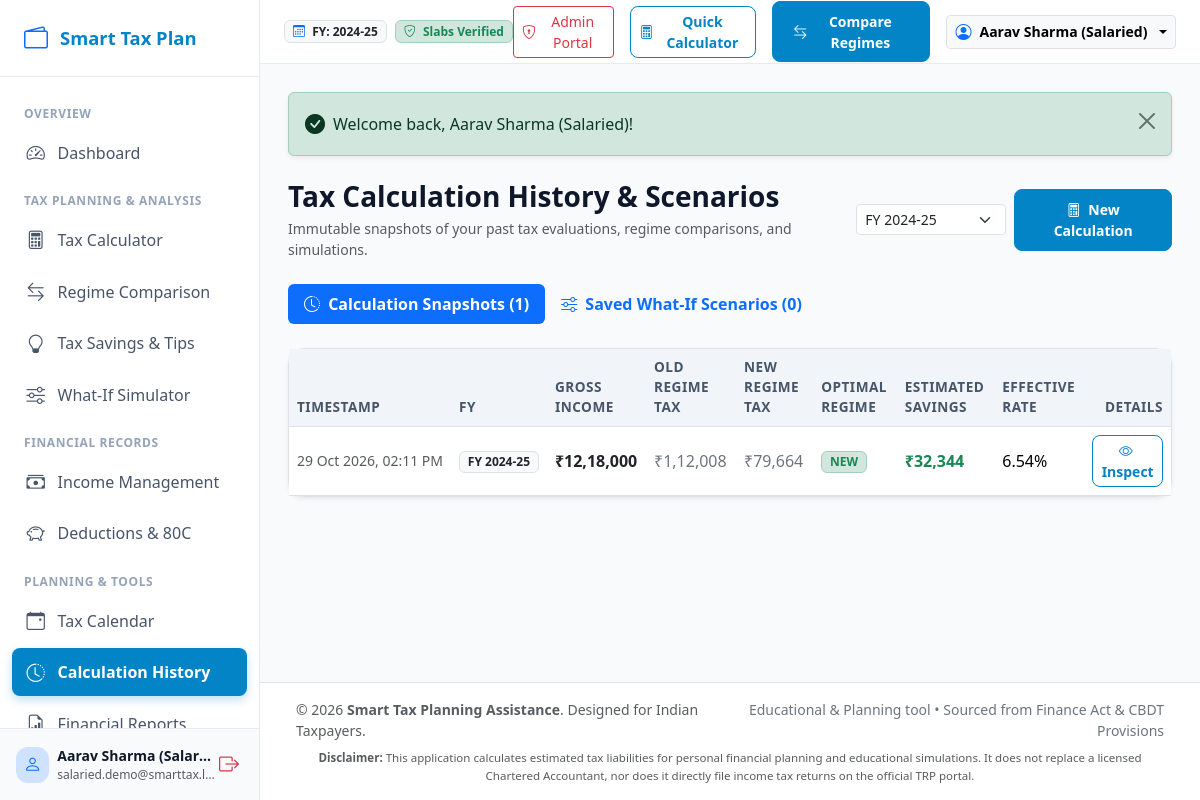
The app's page /tax_history.php (signed in) with its own data.
### tables this page shows
CREATE TABLE `tax_calculations` (
    `id` INT AUTO_INCREMENT PRIMARY KEY,
    `user_id` INT NOT NULL,
    `financial_year` VARCHAR(10) NOT NULL,
    `gross_income` DECIMAL(15,2) NOT NULL DEFAULT 0.00,
    `exemptions_deductions_old` DECIMAL(15,2) NOT NULL DEFAULT 0.00,
    `taxable_income_old` DECIMAL(15,2) NOT NULL DEFAULT 0.00,
    `tax_liability_old` DECIMAL(15,2) NOT NULL DEFAULT 0.00,
    `exemptions_deductions_new` DECIMAL(15,2) NOT NULL DEFAULT 0.00,
    `taxable_income_new` DECIMAL(15,2) NOT NULL DEFAULT 0.00,
    `tax_liability_new` DECIMAL(15,2) NOT NULL DEFAULT 0.00,
    `recommended_regime` ENUM('old', 'new', 'equal') NOT NULL DEFAULT 'new',
    `potential_savings` DECIMAL(15,2) NOT NULL DEFAULT 0.00,
    `taxes_paid` DECIMAL(15,2) NOT NULL DEFAULT 0.00,
    `remaining_payable_or_refund` DECIMAL(15,2) NOT NULL DEFAULT 0.00,
    `effective_tax_rate` DECIMAL(5,2) NOT NULL DEFAULT 0.00,
    `rule_version` VARCHAR(20) NOT NULL DEFAULT '1.0',
    `input_snapshot_json` LONGTEXT NOT NULL,
    `result_snapshot_json` LONGTEXT NOT NULL,
    `created_at` DATETIME NOT NULL DEFAULT CURRENT_TIMESTAMP,
    INDEX `idx_calc_user_fy` (`user_id`, `financial_year`),
    CONSTRAINT `fk_calc_user` FOREIGN KEY (`user_id`) REFERENCES `users` (`id`) ON DELETE CASCADE
);

### config/app.php (called while the page is built, shortened)
<?php
function env($key, $default = null) {
    $val = getenv($key);
    return $val;
}
function baseUrl($path = '') {
    $scriptDir = str_replace('\\', '/', dirname($_SERVER['SCRIPT_NAME'] ?? ''));
    if ($scriptDir === '/' || $scriptDir === '\\' || $scriptDir === '.') {
        $scriptDir = '';
    }
    $scheme = (!empty($_SERVER['HTTPS']) && $_SERVER['HTTPS'] !== 'off') ? 'https' : 'http';
    $host = $_SERVER['HTTP_HOST'] ?? 'localhost';
    $base = $scheme . '://' . $host . $scriptDir;
    $path = ltrim($path, '/');
    return $path ? rtrim($base, '/') . '/' . $path : rtrim($base, '/');
}
function formatInr($number, $includeDecimal = false) {
    $negative = $number < 0;
    $number = abs($number);
    if ($includeDecimal) {
        $formatted = number_format($number, 2, '.', '');
        list($integerPart, $decimalPart) = explode('.', $formatted);
    } else {
        $integerPart = (string)round($number);
    }
    $len = strlen($integerPart);
    if ($len > 3) {
        $lastThree = substr($integerPart, -3);
        $remaining = substr($integerPart, 0, $len - 3);
        $remaining = preg_replace('/(\d)(?=(\d{2})+(?!\d))/', '$1,', $remaining);
        $formattedInteger = $remaining . ',' . $lastThree;
    } else {
        $formattedInteger = $integerPart;
    }
    $result = '₹' . ($negative ? '-' : '') . $formattedInteger;
    return $result;
}
function e($value) {
    return htmlspecialchars((string)($value ?? ''), ENT_QUOTES, 'UTF-8');
}

### config/database.php (called while the page is built, shortened)
<?php
require_once __DIR__ . '/app.php';
class Database {
    private static ?PDO $instance = null;
    public static function getConnection(): PDO {
        $host = env('DB_HOST', '127.0.0.1');
        $port = env('DB_PORT', '3306');
        $dbname = env('DB_NAME', 'smart_tax_planning');
        $user = env('DB_USER', 'root');
        $pass = env('DB_PASS', '');
        $dsn = "mysql:host={$host};port={$port};dbname={$dbname};charset=utf8mb4";
        $options = [
            PDO::ATTR_ERRMODE => PDO::ERRMODE_EXCEPTION,
            PDO::ATTR_DEFAULT_FETCH_MODE => PDO::FETCH_ASSOC,
            PDO::ATTR_EMULATE_PREPARES => false,
            PDO::MYSQL_ATTR_INIT_COMMAND => "SET NAMES utf8mb4 COLLATE utf8mb4_unicode_ci"
        ];
        try {
            self::$instance = new PDO($dsn, $user, $pass, $options);
        } catch (PDOException $e) {
            if ($e->getCode() == 1049 || str_contains($e->getMessage(), 'Unknown database')) {
                try {
                    $serverDsn = "mysql:host={$host};port={$port};charset=utf8mb4";
                    $serverPdo = new PDO($serverDsn, $user, $pass, $options);
                    $serverPdo->exec("CREATE DATABASE IF NOT EXISTS `{$dbname}` CHARACTER SET utf8mb4 COLLATE utf8mb4_unicode_ci;");
                    self::$instance = new PDO($dsn, $user, $pass, $options);
                    return self::$instance;
                } catch (Exception $inner) {
                    throw new RuntimeException("Database error: Could not auto-create database '{$dbname}'. " . $inner->getMessage());
                }
            }
            throw new RuntimeException("Database connection failed: " . $e->getMessage());
        }
        return self::$instance;
    }
}
function getDb(): PDO {
    return Database::getConnection();
}

### repositories/TaxCalculationRepository.php (called while the page is built, shortened)
<?php
require_once __DIR__ . '/../config/database.php';
class TaxCalculationRepository {
    private PDO $db;
    public function __construct(?PDO $db = null) {
        $this->db = $db ?? getDb();
    }
    public function getHistory(int $userId, ?string $financialYear = null, int $limit = 50): array {
        $sql = "SELECT * FROM `tax_calculations` WHERE `user_id` = :uid";
        $params = [':uid' => $userId];
        $sql .= " ORDER BY `id` DESC LIMIT {$limit}";
        $stmt = $this->db->prepare($sql);
        $stmt->execute($params);
        return $stmt->fetchAll();
    }
    public function getScenarios(int $userId): array {
        $stmt = $this->db->prepare("SELECT * FROM `tax_scenarios` WHERE `user_id` = :uid ORDER BY `id` DESC");
        $stmt->execute([':uid' => $userId]);
        return $stmt->fetchAll();
    }
}

### tax_history.php (the view, shortened to what this page needs)
<?php
require_once __DIR__ . '/config/app.php';
require_once __DIR__ . '/repositories/TaxCalculationRepository.php';
$userId = $_SESSION['user_id'];
$calcRepo = new TaxCalculationRepository();
$activeFy = $_GET['fy'] ?? null;
$history = $calcRepo->getHistory($userId, $activeFy, 100);
$scenarios = $calcRepo->getScenarios($userId);
require_once __DIR__ . '/includes/header.php';
?>
<div class="d-flex flex-column flex-md-row justify-content-between align-items-md-center gap-3 mb-4">
    <div>
        <h3 class="fw-bold mb-1">Tax Calculation History &amp; Scenarios</h3>
        <p class="text-muted small mb-0">Immutable snapshots of your past tax evaluations, regime comparisons, and simulations.</p>
    </div>
    <div class="d-flex align-items-center gap-2">
        <select class="form-select form-select-sm" style="width: 150px;" onchange="location.href=this.value ? '?fy='+this.value : '?'">
            <option value="2024-25" <?= $activeFy === '2024-25' ? 'selected' : '' ?>>FY 2024-25</option>
        </select>
        <a href="<?= baseUrl('tax_calculator.php') ?>" class="btn btn-primary btn-sm">
            <i class="bi bi-calculator me-1"></i> New Calculation
        </a>
    </div>
</div>
<ul class="nav nav-pills mb-4" id="historyTab" role="tablist">
    <li class="nav-item">
        <button class="nav-link active fw-semibold" id="calcs-tab" data-bs-toggle="tab" data-bs-target="#calcs" type="button" role="tab">
            <i class="bi bi-clock-history me-1"></i> Calculation Snapshots (<?= count($history) ?>)
        </button>
    </li>
    <li class="nav-item">
        <button class="nav-link fw-semibold" id="scenarios-tab" data-bs-toggle="tab" data-bs-target="#scenarios" type="button" role="tab">
            <i class="bi bi-sliders me-1"></i> Saved What-If Scenarios (<?= count($scenarios) ?>)
        </button>
    </li>
</ul>
<div class="tab-content" id="historyTabContent">
    <div class="tab-pane fade show active" id="calcs" role="tabpanel">
        <div class="glass-card bg-white border shadow-sm">
            <?php if (empty($history)): ?>
                <div class="empty-state py-5">
                    <div class="empty-state-icon"><i class="bi bi-clock-history"></i></div>
                    <h5 class="fw-bold">No Calculation Snapshots Found</h5>
                    <p class="text-muted small max-w-sm mx-auto mb-3">Whenever you calculate your tax liability in the Tax Calculator, click "Save to History" to preserve the snapshot here.</p>
                    <a href="<?= baseUrl('tax_calculator.php') ?>" class="btn btn-primary btn-sm px-4">
                        <i class="bi bi-calculator me-1"></i> Go to Tax Calculator
                    </a>
                </div>
            <?php else: ?>
                <div class="table-responsive">
                    <table class="table table-hover table-financial mb-0 align-middle">
                        <thead>
                            <tr>
                                <th>Timestamp</th>
                                <th>FY</th>
                                <th>Gross Income</th>
                                <th>Old Regime Tax</th>
                                <th>New Regime Tax</th>
                                <th>Optimal Regime</th>
                                <th>Estimated Savings</th>
                                <th>Effective Rate</th>
                                <th class="text-end">Details</th>
                            </tr>
                        </thead>
                        <tbody>
                            <?php foreach ($history as $h): ?>
                                <tr>
                                    <td class="text-muted small text-nowrap"><?= date('d M Y, h:i A', strtotime($h['created_at'])) ?></td>
                                    <td><span class="badge bg-light text-dark border">FY <?= e($h['financial_year']) ?></span></td>
                                    <td class="fw-bold text-dark"><?= formatInr($h['gross_income']) ?></td>
                                    <td class="text-secondary"><?= formatInr($h['tax_liability_old']) ?></td>
                                    <td class="text-secondary"><?= formatInr($h['tax_liability_new']) ?></td>
                                    <td>
                                        <span class="badge <?= $h['recommended_regime'] === 'new' ? 'bg-success-subtle text-success border border-success-subtle' : 'bg-primary-subtle text-primary border border-primary-subtle' ?>">
                                            <?= strtoupper($h['recommended_regime']) ?>
                                        </span>
                                    </td>
                                    <td class="text-success fw-bold"><?= formatInr($h['potential_savings']) ?></td>
                                    <td><?= e($h['effective_tax_rate']) ?>%</td>
                                    <td class="text-end">
                                        <button type="button" class="btn btn-sm btn-outline-primary" onclick='openSnapshotModal(<?= json_encode($h) ?>)'>
                                            <i class="bi bi-eye me-1"></i> Inspect
                                        </button>
                                    </td>
                                </tr>
                            <?php endforeach; ?>
                        </tbody>
                    </table>
                </div>
            <?php endif; ?>
        </div>
    </div>
</div>
<?php require_once __DIR__ . '/includes/footer.php'; ?>

### assets/css/style.css (style rules this page uses)
:root { --primary-color: #0284c7; --primary-hover: #0369a1; --primary-light: #e0f2fe; --secondary-color: #0f766e; --accent-color: #38bdf8; --success-color: #10b981; --warning-color: #f59e0b; --danger-color: #ef4444; --bg-main: #f8fafc; --bg-card: rgba(255, 255, 255, 0.88); --border-color: rgba(226, 232, 240, 0.85); --text-primary: #0f172a; --text-muted: #64748b; --glass-blur: blur(12px); --card-shadow: 0 10px 25px -5px rgba(15, 23, 42, 0.05), 0 8px 10px -6px rgba(15, 23, 42, 0.03); --card-shadow-hover: 0 20px 30px -10px rgba(2, 132, 199, 0.12); --radius-lg: 16px; --radius-md: 12px; }
body { font-family: 'Segoe UI', system-ui, -apple-system, BlinkMacSystemFont, Roboto, sans-serif; background-color: var(--bg-main); color: var(--text-primary); min-height: 100vh; display: flex; flex-direction: column; }
.glass-card { background: var(--bg-card); backdrop-filter: var(--glass-blur); -webkit-backdrop-filter: var(--glass-blur); border: 1px solid var(--border-color); border-radius: var(--radius-lg); box-shadow: var(--card-shadow); transition: transform 0.2s ease, box-shadow 0.2s ease; }
.btn-primary { background-color: var(--primary-color); border-color: var(--primary-color); font-weight: 600; padding: 0.55rem 1.25rem; border-radius: 8px; transition: all 0.2s; }
.btn-outline-primary { color: var(--primary-color); border-color: var(--primary-color); border-radius: 8px; font-weight: 600; }
.table-financial { vertical-align: middle; }
.table-financial thead th { background-color: #f1f5f9; color: #475569; font-weight: 600; font-size: 0.85rem; text-transform: uppercase; letter-spacing: 0.5px; border-top: none; }

### assets/css/admin.css (style rules this page uses)
:root { --admin-primary: #4f46e5; --admin-primary-dark: #3730a3; --admin-primary-light: #e0e7ff; --admin-accent: #06b6d4; --admin-emerald: #10b981; --admin-amber: #f59e0b; --admin-rose: #f43f5e; --admin-slate-dark: #0f172a; --admin-card-bg: rgba(255, 255, 255, 0.92); --admin-card-border: rgba(226, 232, 240, 0.85); --admin-glow: 0 10px 30px -10px rgba(79, 70, 229, 0.15); }

### records on screen
tax_calculations: created_at "29 Oct 2026, 02:11 PM", financial_year "2024-25", gross_income "₹12,18,000", tax_liability_old "₹1,12,008", tax_liability_new "₹79,664", recommended_regime "NEW", potential_savings "₹32,344", effective_tax_rate "6.54"

### other values on screen
$user['name'] "Aarav Sharma (Salar…"
$user['email'] "salaried.demo@smarttax.l…"
$activeFy "2024-25"
$user['name'] "Aarav Sharma (Salaried)"
$flash['message'] "Welcome back, Aarav Sharma (Salaried)!"
count($history) "1"
count($scenarios) "0"
